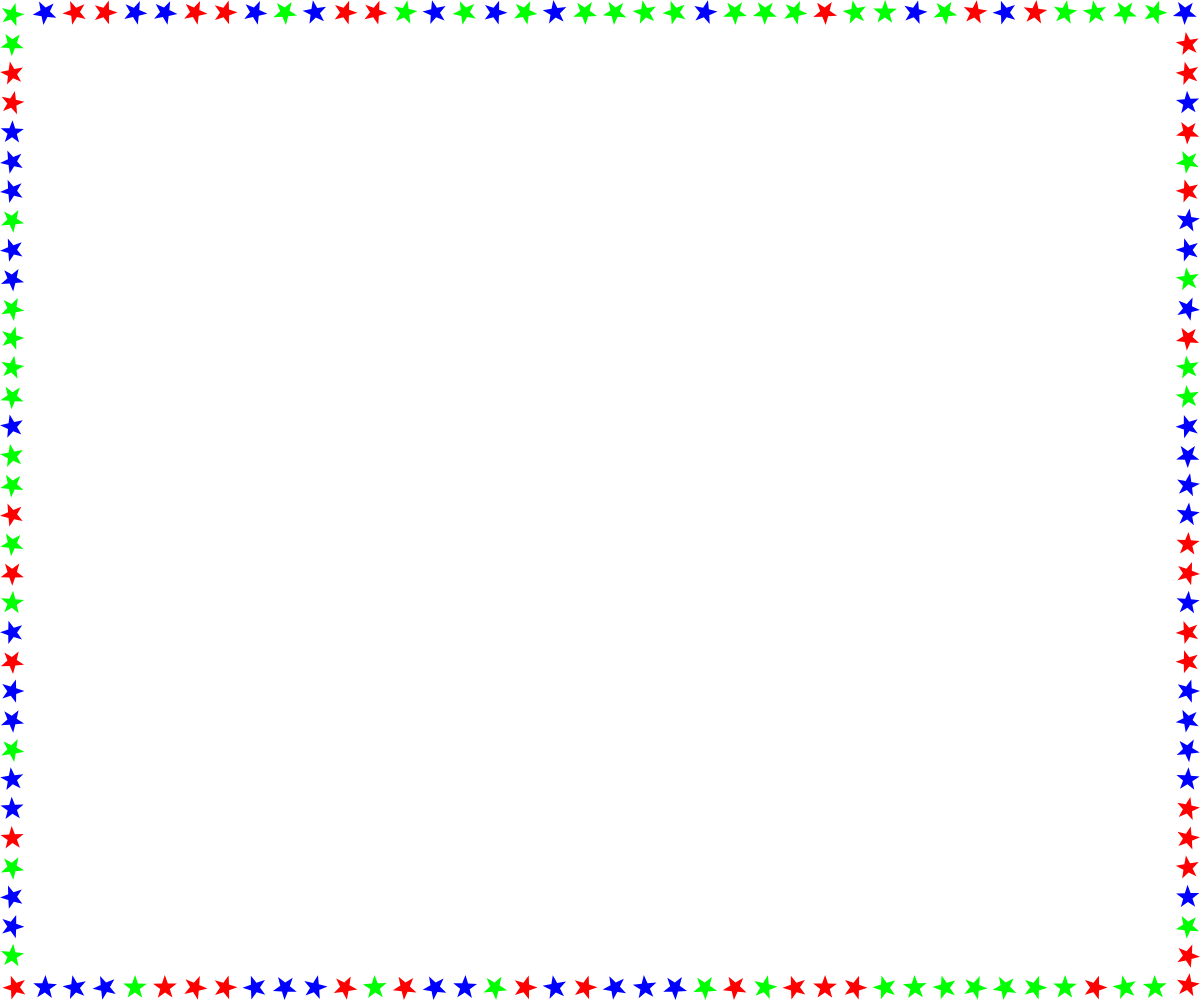
Frame 1 (no input)
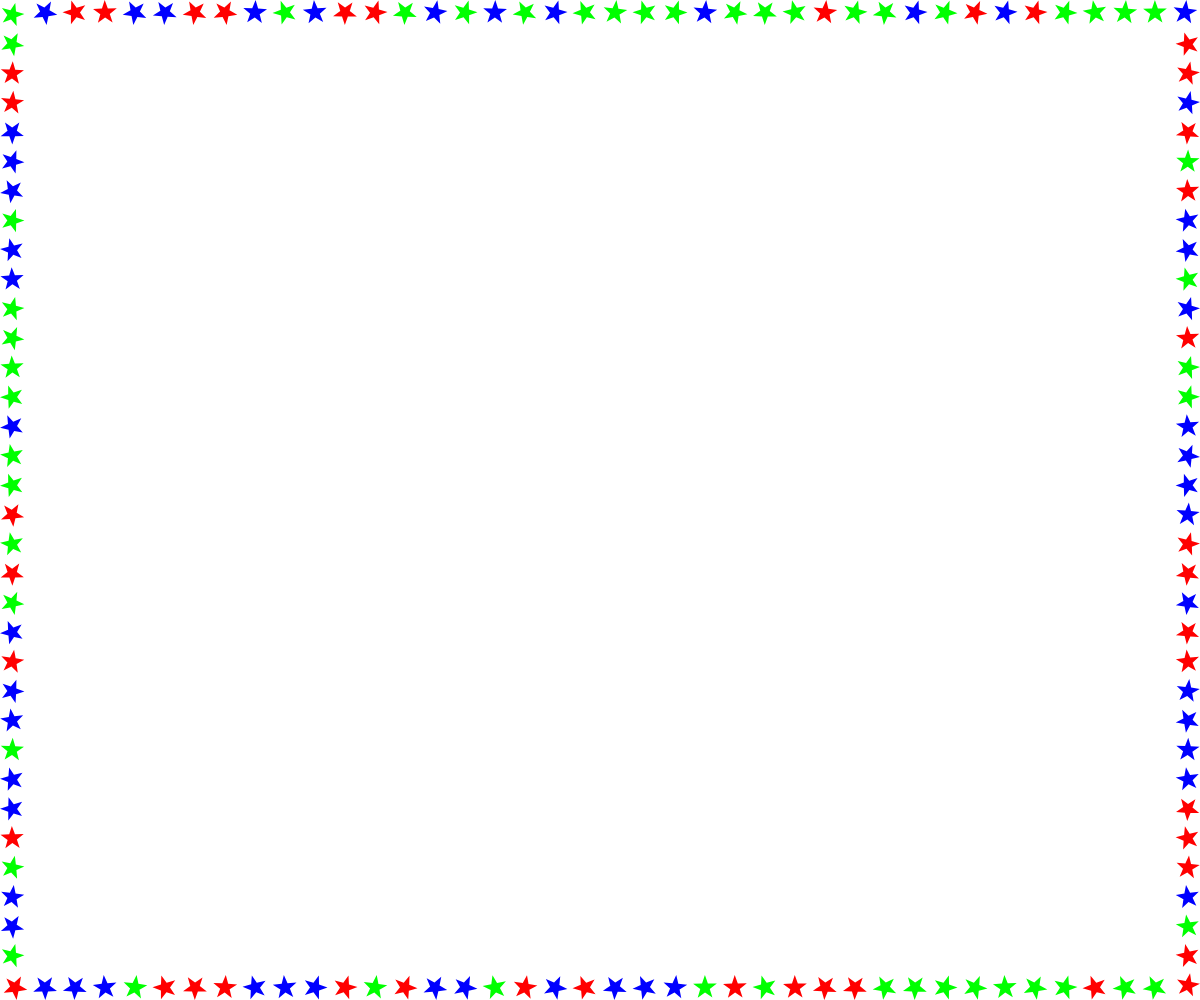
Frame 60 (no input)
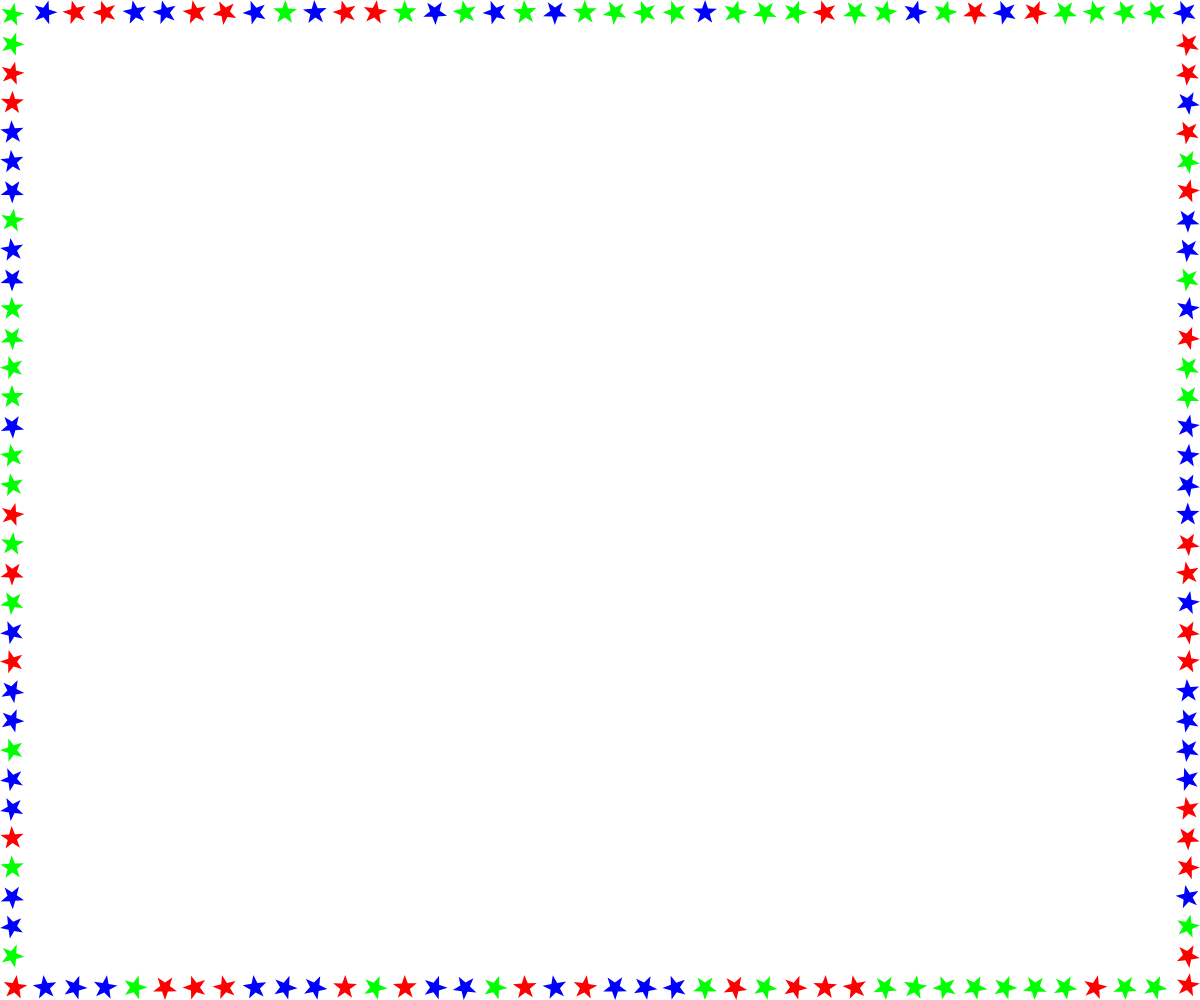
Frame 120 (the mouse pressed at the canvas centre since frame 60)

The p5.js sketch that drew these frames (run headless with seeded random() and noise() and a simulated clock; from frame 60 on, the mouse is pressed at the canvas centre):

// p5.js sketch
// ── sketch.js

let perimeter = 2 * window.innerWidth + 2 * window.innerHeight;
let starData = []; 
let colors = [
"#FF0000", "#00FF00", "#0000FF"
];

function setup() {
    createCanvas(window.innerWidth, window.innerHeight);
    generateStarData();
}

// function grid() {
//   let divided = width / 100;
//   for (let x = 0; x <= width; x += divided) {
//     line(x, 0, x, height);
//   }
//       for (let y = 0; y <= height; y += divided) {
//         line(0, y, width, y);
//       }
// }

function generateStarData() {
  starData = [];
  let totalStars = 150;
  
  for (let i = 0; i < totalStars; i++) {
    starData.push({
      startAngle: random(TWO_PI),
      speed: random(0.03, 0.07),
      direction: (i % 2 === 0) ? 1 : -1,
      color: random(colors) // pick random color from array
    });
  }
}

function drawStar(x, y, radius, starIndex) {
  let star = starData[starIndex];
  
  push();
  translate(x, y);
  rotate(star.startAngle + frameCount * star.speed * star.direction);

  noStroke(); // no stroke
  fill(star.color);

  beginShape();
  for (let i = 0; i < 5; i++) {
    let angle = TWO_PI / 5 * i - HALF_PI;
    let outerX = cos(angle) * radius;
    let outerY = sin(angle) * radius;
    vertex(outerX, outerY);
    
    angle += TWO_PI / 10;
    let innerX = cos(angle) * radius * 0.4;
    let innerY = sin(angle) * radius * 0.4;
    vertex(innerX, innerY);
  }
  endShape(CLOSE);
  pop();
}

function draw() {
  clear();
  let totalStars = 150;
  let perimeter = 2 * width + 2 * height;

  let topStars = floor((width / perimeter) * totalStars);
  let rightStars = floor((height / perimeter) * totalStars);
  let bottomStars = floor((width / perimeter) * totalStars);
  let leftStars = floor((height / perimeter) * totalStars);
  let gap = 5;

  let starIndex = 0;

  // TOP SIDE
  let topSpacing = width / topStars;
  let starRadius = (topSpacing - gap) / 2;
  for (let i = 1; i < topStars; i++) {
    let x = (i + 0.5) * topSpacing;
    drawStar(x, starRadius, starRadius, starIndex);
    starIndex++;
  }
  
  // RIGHT SIDE
  let rightSpacing = height / rightStars;
  starRadius = (rightSpacing - gap) / 2;
  for (let i = 1; i < rightStars; i++) {
    let y = (i + 0.5) * rightSpacing;
    drawStar(width - starRadius, y, starRadius, starIndex);
    starIndex++;
  }

  // BOTTOM SIDE
  let bottomSpacing = width / bottomStars;
  starRadius = (bottomSpacing - gap) / 2;
  for (let i = 0; i < bottomStars - 1; i++) {
    let x = (i + 0.5) * bottomSpacing;
    drawStar(x, height - starRadius, starRadius, starIndex);
    starIndex++;
  }

  // LEFT SIDE
  let leftSpacing = height / leftStars;
  starRadius = (leftSpacing - gap) / 2;
  for (let i = 0; i < leftStars - 1; i++) {
    let y = (i + 0.5) * leftSpacing;
    drawStar(starRadius, y, starRadius, starIndex);
    starIndex++;
  }
}

function windowResized() {
  resizeCanvas(windowWidth, windowHeight);
  generateStarData(); // regenerate star data on resize
}
// ── style.css
html, body {
    margin: 0;
    padding: 0;
    background-color: rgb(255, 255, 247);
  }

  canvas {
    /* outline: 2px solid black;
    width: 90% !important;
    height: 90% !important; */
    display: block;
    position: absolute;
    top: 50%;
    left: 50%;
    transform: translate(-50%, -50%);
  }
